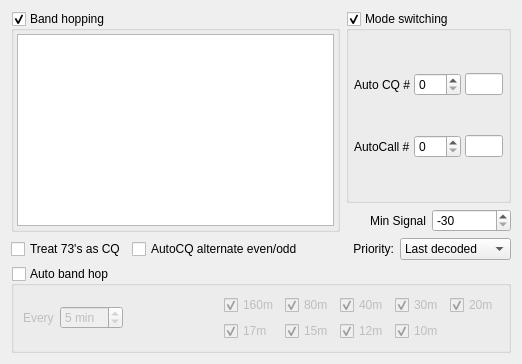
                     <widget class="QWidget" name="widget">
                      <attribute name="title">
                       <string>Others</string>
                      </attribute>
                      <layout class="QGridLayout" name="gridLayout_8" columnstretch="2,1">
                       <item row="0" column="1">
                        <widget class="QGroupBox" name="cb_autoModeSwitch">
                         <property name="sizePolicy">
                          <sizepolicy hsizetype="Preferred" vsizetype="MinimumExpanding">
                           <horstretch>0</horstretch>
                           <verstretch>0</verstretch>
                          </sizepolicy>
                         </property>
                         <property name="title">
                          <string>Mode switching</string>
                         </property>
                         <property name="checkable">
                          <bool>true</bool>
                         </property>
                         <layout class="QGridLayout" name="gridLayout_5">
                          <property name="leftMargin">
                           <number>5</number>
                          </property>
                          <property name="topMargin">
                           <number>5</number>
                          </property>
                          <property name="rightMargin">
                           <number>5</number>
                          </property>
                          <property name="bottomMargin">
                           <number>5</number>
                          </property>
                          <property name="horizontalSpacing">
                           <number>4</number>
                          </property>
                          <property name="verticalSpacing">
                           <number>2</number>
                          </property>
                          <item row="1" column="2">
                           <widget class="QLineEdit" name="le_autoCallLeft">
                            <property name="enabled">
                             <bool>true</bool>
                            </property>
                            <property name="maximumSize">
                             <size>
                              <width>40</width>
                              <height>16777215</height>
                             </size>
                            </property>
                            <property name="readOnly">
                             <bool>true</bool>
                            </property>
                           </widget>
                          </item>
                          <item row="1" column="0">
                           <widget class="QLabel" name="label_22">
                            <property name="text">
                             <string>AutoCall #</string>
                            </property>
                           </widget>
                          </item>
                          <item row="0" column="0">
                           <widget class="QLabel" name="label_21">
                            <property name="text">
                             <string>Auto CQ #</string>
                            </property>
                           </widget>
                          </item>
                          <item row="0" column="2">
                           <widget class="QLineEdit" name="le_autoCQLeft">
                            <property name="enabled">
                             <bool>true</bool>
                            </property>
                            <property name="maximumSize">
                             <size>
                              <width>40</width>
                              <height>16777215</height>
                             </size>
                            </property>
                            <property name="readOnly">
                             <bool>true</bool>
                            </property>
                           </widget>
                          </item>
                          <item row="1" column="1">
                           <widget class="QSpinBox" name="sb_autoCallCount">
                            <property name="enabled">
                             <bool>true</bool>
                            </property>
                            <property name="maximum">
                             <number>999</number>
                            </property>
                           </widget>
                          </item>
                          <item row="0" column="1">
                           <widget class="QSpinBox" name="sb_autoCQCount">
                            <property name="enabled">
                             <bool>true</bool>
                            </property>
                            <property name="maximum">
                             <number>999</number>
                            </property>
                           </widget>
                          </item>
                         </layout>
                        </widget>
                       </item>
                       <item row="1" column="1">
                        <layout class="QHBoxLayout" name="horizontalLayout_5">
                         <property name="spacing">
                          <number>6</number>
                         </property>
                         <item>
                          <widget class="QLabel" name="label_10">
                           <property name="text">
                            <string>Min Signal</string>
                           </property>
                           <property name="alignment">
                            <set>Qt::AlignRight|Qt::AlignTrailing|Qt::AlignVCenter</set>
                           </property>
                          </widget>
                         </item>
                         <item>
                          <widget class="QSpinBox" name="sbMindB">
                           <property name="toolTip">
                            <string>&lt;html&gt;&lt;head/&gt;&lt;body&gt;&lt;p&gt;Show only stations with signal stronger than...&lt;/p&gt;&lt;/body&gt;&lt;/html&gt;</string>
                           </property>
                           <property name="minimum">
                            <number>-30</number>
                           </property>
                           <property name="maximum">
                            <number>30</number>
                           </property>
                           <property name="value">
                            <number>-30</number>
                           </property>
                          </widget>
                         </item>
                        </layout>
                       </item>
                       <item row="2" column="0" colspan="2">
                        <layout class="QHBoxLayout" name="horizontalLayout_17">
                         <item>
                          <widget class="QCheckBox" name="cbCQonlyIncl73">
                           <property name="toolTip">
                            <string>&lt;html&gt;&lt;head/&gt;&lt;body&gt;&lt;p&gt;When &amp;quot;CQ Only&amp;quot; selected, include stations calling 73/RR73.&lt;/p&gt;&lt;/body&gt;&lt;/html&gt;</string>
                           </property>
                           <property name="text">
                            <string>Treat 73's as CQ</string>
                           </property>
                          </widget>
                         </item>
                         <item>
                          <widget class="QCheckBox" name="cbAutoCQAlternateEvenOdd">
                           <property name="toolTip">
                            <string>&lt;html&gt;&lt;head/&gt;&lt;body&gt;&lt;p&gt;When Mode Switching is enabled, alternate TX even/odd at the start of each AutoCQ cycle.&lt;/p&gt;&lt;/body&gt;&lt;/html&gt;</string>
                           </property>
                           <property name="text">
                            <string>AutoCQ alternate even/odd</string>
                           </property>
                          </widget>
                         </item>
                         <item>
                          <spacer name="horizontalSpacer_8">
                           <property name="orientation">
                            <enum>Qt::Horizontal</enum>
                           </property>
                           <property name="sizeType">
                            <enum>QSizePolicy::MinimumExpanding</enum>
                           </property>
                           <property name="sizeHint" stdset="0">
                            <size>
                             <width>40</width>
                             <height>20</height>
                            </size>
                           </property>
                          </spacer>
                         </item>
                         <item>
                          <widget class="QLabel" name="label_23">
                           <property name="text">
                            <string>Priority:</string>
                           </property>
                           <property name="alignment">
                            <set>Qt::AlignRight|Qt::AlignTrailing|Qt::AlignVCenter</set>
                           </property>
                          </widget>
                         </item>
                         <item>
                          <widget class="QComboBox" name="cb_autoCallPriority">
                           <property name="sizePolicy">
                            <sizepolicy hsizetype="Fixed" vsizetype="Fixed">
                             <horstretch>0</horstretch>
                             <verstretch>0</verstretch>
                            </sizepolicy>
                           </property>
                           <property name="toolTip">
                            <string>&lt;html&gt;&lt;head/&gt;&lt;body&gt;&lt;p&gt;Priority of automatic station selection:&lt;/p&gt;&lt;p&gt;&lt;span style=&quot; font-weight:600;&quot;&gt;- Last decoded: &lt;/span&gt;call last decoded station&lt;/p&gt;&lt;p&gt;&lt;span style=&quot; font-weight:600;&quot;&gt;- Distance: &lt;/span&gt;call the station with the longest distance&lt;/p&gt;&lt;p&gt;&lt;span style=&quot; font-weight:600;&quot;&gt;- Signal strength: &lt;/span&gt;call the station with the strongest signal&lt;/p&gt;&lt;/body&gt;&lt;/html&gt;</string>
                           </property>
                           <item>
                            <property name="text">
                             <string>Last decoded</string>
                            </property>
                           </item>
                           <item>
                            <property name="text">
                             <string>Signal strength</string>
                            </property>
                           </item>
                           <item>
                            <property name="text">
                             <string>Distance</string>
                            </property>
                           </item>
                          </widget>
                         </item>
                        </layout>
                       </item>
                       <item row="3" column="0" colspan="2">
                        <widget class="QGroupBox" name="gb_autoHop">
                         <property name="title">
                          <string>Auto band hop</string>
                         </property>
                         <property name="checkable">
                          <bool>true</bool>
                         </property>
                         <property name="checked">
                          <bool>false</bool>
                         </property>
                         <property name="toolTip">
                          <string>&lt;html&gt;&lt;head/&gt;&lt;body&gt;&lt;p&gt;Selects the best HF FT8 band from the UTC hour, the season and a static propagation model, and hops there every N minutes.&lt;/p&gt;&lt;p&gt;Mutually exclusive with the schedule-based &lt;b&gt;Band hopping&lt;/b&gt; box: turning one on turns the other off.&lt;/p&gt;&lt;p&gt;Never hops while transmitting or during an operator-driven QSO. Only the ticked bands below are considered.&lt;/p&gt;&lt;/body&gt;&lt;/html&gt;</string>
                         </property>
                         <layout class="QHBoxLayout" name="autoHopLayout">
                          <item>
                           <widget class="QLabel" name="lab_autoHopEvery">
                            <property name="text">
                             <string>Every</string>
                            </property>
                           </widget>
                          </item>
                          <item>
                           <widget class="QSpinBox" name="sb_autoHopInterval">
                            <property name="minimum">
                             <number>1</number>
                            </property>
                            <property name="maximum">
                             <number>60</number>
                            </property>
                            <property name="value">
                             <number>5</number>
                            </property>
                            <property name="suffix">
                             <string> min</string>
                            </property>
                            <property name="toolTip">
                             <string>How often the best band is re-evaluated</string>
                            </property>
                           </widget>
                          </item>
                          <item>
                           <spacer name="autoHopSpacer">
                            <property name="orientation">
                             <enum>Qt::Horizontal</enum>
                            </property>
                            <property name="sizeHint" stdset="0">
                             <size>
                              <width>20</width>
                              <height>20</height>
                             </size>
                            </property>
                           </spacer>
                          </item>
                                                   <item>
                           <layout class="QGridLayout" name="hopBandsLayout">
                            <item row="0" column="0">
                             <widget class="QCheckBox" name="cb_hopB160">
                              <property name="text">
                               <string>160m</string>
                              </property>
                              <property name="checked">
                               <bool>true</bool>
                              </property>
                             </widget>
                            </item>
                            <item row="0" column="1">
                             <widget class="QCheckBox" name="cb_hopB80">
                              <property name="text">
                               <string>80m</string>
                              </property>
                              <property name="checked">
                               <bool>true</bool>
                              </property>
                             </widget>
                            </item>
                            <item row="0" column="2">
                             <widget class="QCheckBox" name="cb_hopB40">
                              <property name="text">
                               <string>40m</string>
                              </property>
                              <property name="checked">
                               <bool>true</bool>
                              </property>
                             </widget>
                            </item>
                            <item row="0" column="3">
                             <widget class="QCheckBox" name="cb_hopB30">
                              <property name="text">
                               <string>30m</string>
                              </property>
                              <property name="checked">
                               <bool>true</bool>
                              </property>
                             </widget>
                            </item>
                            <item row="0" column="4">
                             <widget class="QCheckBox" name="cb_hopB20">
                              <property name="text">
                               <string>20m</string>
                              </property>
                              <property name="checked">
                               <bool>true</bool>
                              </property>
                             </widget>
                            </item>
                            <item row="1" column="0">
                             <widget class="QCheckBox" name="cb_hopB17">
                              <property name="text">
                               <string>17m</string>
                              </property>
                              <property name="checked">
                               <bool>true</bool>
                              </property>
                             </widget>
                            </item>
                            <item row="1" column="1">
                             <widget class="QCheckBox" name="cb_hopB15">
                              <property name="text">
                               <string>15m</string>
                              </property>
                              <property name="checked">
                               <bool>true</bool>
                              </property>
                             </widget>
                            </item>
                            <item row="1" column="2">
                             <widget class="QCheckBox" name="cb_hopB12">
                              <property name="text">
                               <string>12m</string>
                              </property>
                              <property name="checked">
                               <bool>true</bool>
                              </property>
                             </widget>
                            </item>
                            <item row="1" column="3">
                             <widget class="QCheckBox" name="cb_hopB10">
                              <property name="text">
                               <string>10m</string>
                              </property>
                              <property name="checked">
                               <bool>true</bool>
                              </property>
                             </widget>
                            </item>
                           </layout>
                          </item>
</layout>
                        </widget>
                       </item>
                       <item row="0" column="0" rowspan="2">
                        <widget class="QGroupBox" name="cb_bandHopper">
                         <property name="title">
                          <string>Band hopping</string>
                         </property>
                         <property name="checkable">
                          <bool>true</bool>
                         </property>
                         <layout class="QVBoxLayout" name="verticalLayout">
                          <property name="leftMargin">
                           <number>3</number>
                          </property>
                          <property name="topMargin">
                           <number>3</number>
                          </property>
                          <property name="rightMargin">
                           <number>3</number>
                          </property>
                          <property name="bottomMargin">
                           <number>3</number>
                          </property>
                          <item>
                           <widget class="QPlainTextEdit" name="pte_bandHopper">
                            <property name="enabled">
                             <bool>true</bool>
                            </property>
                            <property name="sizePolicy">
                             <sizepolicy hsizetype="Ignored" vsizetype="Expanding">
                              <horstretch>0</horstretch>
                              <verstretch>0</verstretch>
                             </sizepolicy>
                            </property>
                            <property name="toolTip">
                             <string>&lt;html&gt;&lt;head/&gt;&lt;body&gt;&lt;p&gt;This feature allows you to set up automatic band changes. Cycle duration shares, mode-switching value.&lt;/p&gt;&lt;p&gt;&lt;br/&gt;&lt;/p&gt;&lt;p&gt;&lt;span style=&quot; font-weight:600;&quot;&gt;Syntax:&lt;/span&gt;&lt;/p&gt;&lt;p&gt;&amp;lt;hour zulu (UTC)&amp;gt;:&amp;lt;band1&amp;gt;,&amp;lt;band2&amp;gt;,&amp;lt;bandX&amp;gt;&lt;/p&gt;&lt;p&gt;&lt;br/&gt;&lt;/p&gt;&lt;p&gt;&lt;span style=&quot; font-weight:600;&quot;&gt;Example:&lt;/span&gt;&lt;/p&gt;&lt;p&gt;14:20m,40m&lt;/p&gt;&lt;p&gt;22:80m:40m&lt;/p&gt;&lt;p&gt;&lt;br/&gt;&lt;/p&gt;&lt;p&gt;In the above example, Z will switch between 20m and 40m between 14 and 22, then betwee 22 and 14 it will switch between 80m and 40m.&lt;/p&gt;&lt;/body&gt;&lt;/html&gt;</string>
                            </property>
                           </widget>
                          </item>
                         </layout>
                        </widget>
                       </item>
                      </layout>
                     </widget>
